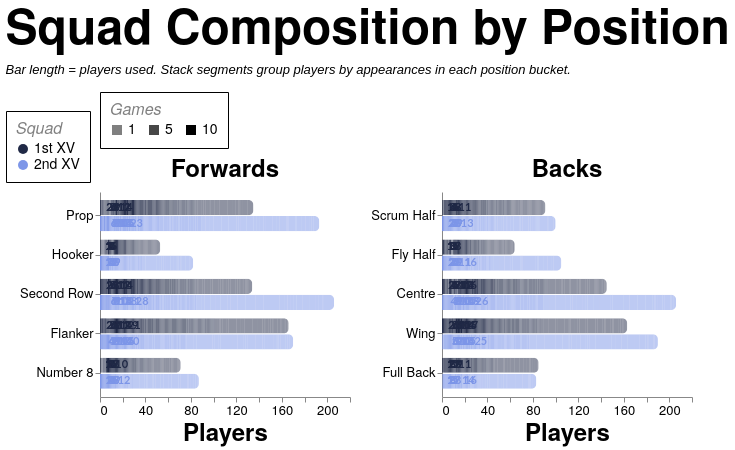

This figure's Vega-Lite source:
### Vega-Lite specification from a JSON file in a GitHub repository (floating-point values rounded to 4 significant figures; data arrays with more than 128 entries replaced by an {"elided": "..."} marker saying what was removed)
{"config": {"axis": {"labelFont": "PT Sans Narrow, Helvetica Neue, Helvetica, Arial, sans-serif", "titleFont": "PT Sans Narrow, Helvetica Neue, Helvetica, Arial, sans-serif", "labelFontSize": 13, "titleFontSize": 24, "gridColor": "#202947", "gridOpacity": 0.2, "zindex": 1}, "text": {"font": "Lato, sans-serif"}, "bar": {"cornerRadiusEnd": 5}, "header": {"labelFont": "PT Sans Narrow, Helvetica Neue, Helvetica, Arial, sans-serif", "titleFont": "PT Sans Narrow, Helvetica Neue, Helvetica, Arial, sans-serif", "labelFontSize": 24, "titleFontSize": 28, "labelFontWeight": "bold", "orient": "left"}, "legend": {"labelFont": "PT Sans Narrow, Helvetica Neue, Helvetica, Arial, sans-serif", "titleFont": "PT Sans Narrow, Helvetica Neue, Helvetica, Arial, sans-serif", "labelFontSize": 14, "titleFontSize": 16, "titlePadding": 5, "fillColor": "white", "strokeColor": "black", "padding": 10, "titleFontWeight": "lighter", "titleFontStyle": "italic", "titleColor": "gray", "offset": 10}, "title": {"font": "PT Sans Narrow, Helvetica Neue, Helvetica, Arial, sans-serif", "fontSize": 48, "fontWeight": "bold", "anchor": "start", "align": "center", "titlePadding": 20, "subtitlePadding": 10, "subtitleFontSize": 13, "subtitleColor": "", "subtitleFontStyle": "italic", "offset": 15, "color": "black"}, "axisX": {"labelAngle": 0}, "facet": {"title": null, "header": null, "align": {"row": "each", "column": "each"}}, "resolve": {"scale": {"y": "independent", "facet": "independent"}}, "background": "transparent", "scale": {"offsetBandPaddingOuter": 0.2, "offsetBandPaddingInner": 0.1}, "view": {"stroke": null, "background": "transparent"}}, "data": {"name": "data-fefab0fcb730e4397fad64118408f81d"}, "facet": {"column": {"field": "unit", "sort": ["Forwards", "Backs"], "title": null, "type": "nominal"}}, "spec": {"layer": [{"mark": {"type": "bar"}, "encoding": {"color": {"field": "squad", "legend": {"labelExpr": "datum.value + ' XV'", "orient": "bottom-right", "title": "Squad"}, "scale": {"domain": ["1st", "2nd"], "range": ["#202946", "#7d96e8"]}, "type": "nominal"}, "detail": {"field": "games", "type": "quantitative"}, "opacity": {"field": "games", "legend": {"orient": "top", "title": "Games", "titleOrient": "top", "values": [1, 5, 10]}, "scale": {"domain": [1, 10], "range": [0.5, 1]}, "type": "quantitative"}, "order": {"field": "games", "sort": "descending", "type": "quantitative"}, "tooltip": [{"field": "season", "title": "Season", "type": "nominal"}, {"field": "squad", "title": "Squad", "type": "nominal"}, {"field": "unit", "title": "Unit", "type": "nominal"}, {"field": "position", "title": "Position", "type": "nominal"}, {"field": "players", "title": "Players", "type": "quantitative"}, {"field": "games", "title": "Appearances per player", "type": "quantitative"}], "x": {"axis": {"grid": false, "tickMinStep": 1}, "field": "players", "stack": "zero", "title": "Players", "type": "quantitative"}, "y": {"field": "position", "sort": {"field": "position_order", "op": "min", "order": "ascending"}, "title": null, "type": "nominal"}, "yOffset": {"field": "squad", "scale": {"paddingInner": 0.05, "paddingOuter": 0.01}, "sort": ["1st", "2nd"], "type": "nominal"}}}, {"mark": {"type": "text", "align": "left", "baseline": "middle", "dx": 4, "fontSize": 11, "fontWeight": "bold"}, "encoding": {"color": {"field": "squad", "legend": {"labelExpr": "datum.value + ' XV'", "orient": "bottom-right", "title": "Squad"}, "scale": {"domain": ["1st", "2nd"], "range": ["#202946", "#7d96e8"]}, "type": "nominal"}, "text": {"field": "total_players", "format": ".0f", "type": "quantitative"}, "tooltip": [{"field": "season", "title": "Season", "type": "nominal"}, {"field": "countModeLabel", "title": "Position Count Mode", "type": "nominal"}, {"field": "squad", "title": "Squad", "type": "nominal"}, {"field": "unit", "title": "Unit", "type": "nominal"}, {"field": "position", "title": "Position", "type": "nominal"}, {"field": "total_players", "title": "Total Players", "type": "quantitative"}], "x": {"axis": {"grid": false, "tickMinStep": 1}, "field": "total_players", "type": "quantitative"}, "y": {"field": "position", "sort": {"field": "position_order", "op": "min", "order": "ascending"}, "title": null, "type": "nominal"}, "yOffset": {"field": "squad", "scale": {"paddingInner": 0.05, "paddingOuter": 0.01}, "sort": ["1st", "2nd"], "type": "nominal"}}, "transform": [{"aggregate": [{"op": "sum", "field": "players", "as": "total_players"}], "groupby": ["season", "countMode", "countModeLabel", "squad", "unit", "position", "position_order"]}]}], "height": {"step": 16}, "width": 250}, "resolve": {"scale": {"x": "shared", "y": "independent"}}, "spacing": 20, "title": {"text": "Squad Composition by Position", "subtitle": ["Bar length = players used. Stack segments group players by appearances in each position bucket."]}, "$schema": "https://vega.github.io/schema/vega-lite/v5.20.1.json", "datasets": {"data-fefab0fcb730e4397fad64118408f81d": {"elided": "1516 records"}}}
